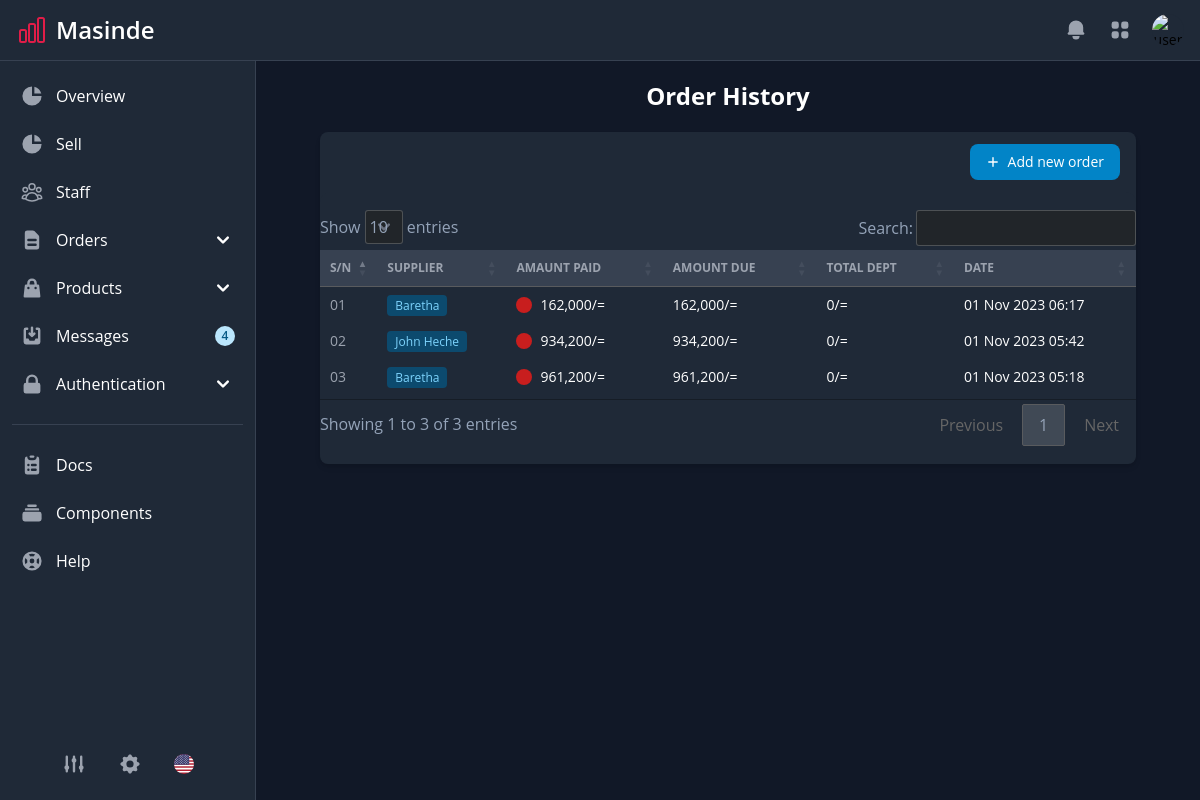
/index.php/purchaseorder/order_history, run on the app's committed database.
### tables this page shows
CREATE TABLE `purchaseorder` (
  `id` varchar(255) NOT NULL,
  `supplierId` int DEFAULT NULL,
  `total` int NOT NULL,
  `paid` int NOT NULL,
  `status` varchar(45) DEFAULT NULL,
  `createdAt` timestamp NULL DEFAULT CURRENT_TIMESTAMP,
  PRIMARY KEY (`id`),
  KEY `po_suplier_fkey_idx` (`supplierId`),
  CONSTRAINT `po_suplier_fkey` FOREIGN KEY (`supplierId`) REFERENCES `suppliers` (`id`) ON DELETE SET NULL ON UPDATE CASCADE
);

CREATE TABLE `suppliers` (
  `id` int NOT NULL AUTO_INCREMENT,
  `name` varchar(100) NOT NULL,
  `phone` int DEFAULT NULL,
  `address` varchar(255) DEFAULT NULL,
  `supplyType` varchar(255) DEFAULT NULL,
  `createdAt` timestamp NULL DEFAULT CURRENT_TIMESTAMP,
  PRIMARY KEY (`id`)
);

### application/controllers/PurchaseOrder.php (called while the page is built, shortened)
<?php
class PurchaseOrder extends CI_Controller
{
    public function order_history()
    {
        $orders = $this->db->select('po.*, s.name as supplier_name')
                ->from('purchaseorder po')
                ->join('suppliers s', 's.id = po.supplierId')
                ->where('po.paid = po.total')
                ->where('po.status', 'complete')
                ->order_by('po.createdAt', 'desc')
                ->get()
                ->result();
        $data = [
            'orders' => $orders,
        ];
        $this->load->view('purchase_orders/order_history', $data);
    }
}

### index.php (called while the page is built, shortened)
<?php
require_once BASEPATH.'core/CodeIgniter.php';

### application/views/purchase_orders/order_history.php (the view, shortened to what this page needs)
<?php include APPPATH . "/views/includes/header.php"?>
<?php include APPPATH . "/views/includes/sidebar.php"?>
<main class="py-4 md:px-4 md:ml-64 h-auto pt-20 ">
      <h3 class="text-2xl font-bold text-center text-white">Order History</h3>
      <section class="bg-gray-50 dark:bg-gray-900 py-3 sm:py-5">
          <div class="px-4 mx-auto max-w-screen-2xl lg:px-12">
              <div class="relative overflow-hidden bg-white shadow-md dark:bg-gray-800 sm:rounded-lg">
                  <div class="flex flex-col px-4 py-3 space-y-3 lg:flex-row lg:items-center lg:justify-between lg:space-y-0 lg:space-x-4">
                      <div class="flex flex-col flex-shrink-0 space-y-3 md:flex-row md:items-center lg:justify-end md:space-y-0 md:space-x-3">
                          <a href="<?= site_url('purchaseorder/create') ?>" class="flex items-center justify-center px-4 py-2 text-sm font-medium text-white rounded-lg bg-sky-700 hover:bg-sky-800 focus:ring-4 focus:ring-sky-300 dark:bg-sky-600 dark:hover:bg-sky-700 focus:outline-none dark:focus:ring-sky-800">
                              <svg class="h-3.5 w-3.5 mr-2" fill="currentColor" viewbox="0 0 20 20" xmlns="http://www.w3.org/2000/svg" aria-hidden="true">
                                  <path clip-rule="evenodd" fill-rule="evenodd" d="M10 3a1 1 0 011 1v5h5a1 1 0 110 2h-5v5a1 1 0 11-2 0v-5H4a1 1 0 110-2h5V4a1 1 0 011-1z" />
                              </svg>
                              Add new order
                          </a>
                      </div>
                  </div>
                  <div class="overflow-x-auto">
                      <table id="example" class="w-full text-sm text-left text-gray-500 dark:text-gray-400">
                          <thead class="text-xs text-gray-700 uppercase bg-gray-50 dark:bg-gray-700 dark:text-gray-400">
                              <tr>
                                  <th scope="col" class="px-4 py-3">S/N</th>
                                  <th scope="col" class="px-4 py-3">SUPPLIER</th>
                                  <th scope="col" class="px-4 py-3">AMAUNT PAID</th>
                                  <th scope="col" class="px-4 py-3">AMOUNT DUE</th>
                                  <th scope="col" class="px-4 py-3">TOTAL DEPT</th>
                                  <th scope="col" class="px-4 py-3">DATE</th>
                              </tr>
                          </thead>
                          <tbody>
                              <?php $rowId = 1 ?>
                              <?php foreach($orders as $order): ?>
                              <tr>
                                  <td class="w-4 px-4 py-3">
                                      <?= $rowId < 10 ? "0".$rowId++ : $rowId++ ?>
                                  </td>
                                  <td class="px-4 py-2">
                                      <span class="bg-sky-100 text-sky-800 text-xs font-medium px-2 py-0.5 rounded dark:bg-sky-900 dark:text-sky-300"><?= $order->supplier_name ?></span>
                                  </td>
                                  <td class="px-4 py-2 font-medium text-gray-900 whitespace-nowrap dark:text-white">
                                      <div class="flex items-center">
                                          <div class="inline-block w-4 h-4 mr-2 bg-red-700 rounded-full"></div>
                                          <?= format_price($order->paid) ?>
                                      </div>
                                  </td>
                                  <td class="px-4 py-2 font-medium text-gray-900 whitespace-nowrap dark:text-white"><?= format_price($order->total) ?></td>
                                  <td class="px-4 py-2 font-medium text-gray-900 whitespace-nowrap dark:text-white"><?= format_price($order->total - $order->paid) ?></td>
                                  <td class="px-4 py-2 font-medium text-gray-900 whitespace-nowrap dark:text-white"><?= format_date($order->createdAt) ?></td>
                              </tr>
                              <?php endforeach; ?>
                          </tbody>
                      </table>
                  </div>
              </div>
          </div>
      </section>
</main>
</div>
<?php include APPPATH . "/views/includes/footer.php"?>

### assets/css/datatable.css (style rules this page uses)
:root { --dt-row-selected: 13, 110, 253; --dt-row-selected-text: 255, 255, 255; --dt-row-selected-link: 9, 10, 11; --dt-row-stripe: 0, 0, 0; --dt-row-hover: 0, 0, 0; --dt-column-ordering: 0, 0, 0; --dt-html-background: white; }
:root.dark { --dt-html-background: rgb(33, 37, 41); }
table.dataTable thead > tr > th.sorting, table.dataTable thead > tr > th.sorting_asc, table.dataTable thead > tr > th.sorting_desc, table.dataTable thead > tr > th.sorting_asc_disabled, table.dataTable thead > tr > th.sorting_desc_disabled, table.dataTable thead > tr > td.sorting, table.dataTable thead > tr > td.sorting_asc, table.dataTable thead > tr > td.sorting_desc, table.dataTable thead > tr > td.sorting_asc_disabled, table.dataTable thead > tr > td.sorting_desc_disabled { cursor: pointer; position: relative; padding-right: 26px; }
table.dataTable thead > tr > th.sorting:before, table.dataTable thead > tr > th.sorting:after, table.dataTable thead > tr > th.sorting_asc:before, table.dataTable thead > tr > th.sorting_asc:after, table.dataTable thead > tr > th.sorting_desc:before, table.dataTable thead > tr > th.sorting_desc:after, table.dataTable thead > tr > th.sorting_asc_disabled:before, table.dataTable thead > tr > th.sorting_asc_disabled:after, table.dataTable thead > tr > th.sorting_desc_disabled:before, table.dataTable thead > tr > th.sorting_desc_disabled:after, table.dataTable thead > tr > td.sorting:before, table.dataTable thead > tr > td.sorting:after, table.dataTable thead > tr > td.sorting_asc:before, table.dataTable thead > tr > td.sorting_asc:after, table.dataTable thead > tr > td.sorting_desc:before, table.dataTable thead > tr > td.sorting_desc:after, table.dataTable thead > tr > td.sorting_asc_disabled:before, table.dataTable thead > tr > td.sorting_asc_disabled:after, table.dataTable thead > tr > td.sorting_desc_disabled:before, table.dataTable thead > tr > td.sorting_desc_disabled:after { position: absolute; display: block; opacity: 0.125; right: 10px; line-height: 9px; font-size: 0.8em; }
table.dataTable thead > tr > th.sorting:before, table.dataTable thead > tr > th.sorting_asc:before, table.dataTable thead > tr > th.sorting_desc:before, table.dataTable thead > tr > th.sorting_asc_disabled:before, table.dataTable thead > tr > th.sorting_desc_disabled:before, table.dataTable thead > tr > td.sorting:before, table.dataTable thead > tr > td.sorting_asc:before, table.dataTable thead > tr > td.sorting_desc:before, table.dataTable thead > tr > td.sorting_asc_disabled:before, table.dataTable thead > tr > td.sorting_desc_disabled:before { bottom: 50%; content: "▲"; content: "▲"/""; }
table.dataTable thead > tr > th.sorting:after, table.dataTable thead > tr > th.sorting_asc:after, table.dataTable thead > tr > th.sorting_desc:after, table.dataTable thead > tr > th.sorting_asc_disabled:after, table.dataTable thead > tr > th.sorting_desc_disabled:after, table.dataTable thead > tr > td.sorting:after, table.dataTable thead > tr > td.sorting_asc:after, table.dataTable thead > tr > td.sorting_desc:after, table.dataTable thead > tr > td.sorting_asc_disabled:after, table.dataTable thead > tr > td.sorting_desc_disabled:after { top: 50%; content: "▼"; content: "▼"/""; }
table.dataTable thead > tr > th.sorting_asc:before, table.dataTable thead > tr > th.sorting_desc:after, table.dataTable thead > tr > td.sorting_asc:before, table.dataTable thead > tr > td.sorting_desc:after { opacity: 0.6; }
table.dataTable thead th, table.dataTable thead td, table.dataTable tfoot th, table.dataTable tfoot td { text-align: left; }
table.dataTable { width: 100%; margin: 0 auto; clear: both; border-collapse: separate; border-spacing: 0; }
table.dataTable thead th, table.dataTable tfoot th { font-weight: bold; }
table.dataTable > thead > tr > th, table.dataTable > thead > tr > td { padding: 10px; border-bottom: 1px solid rgba(0, 0, 0, 0.3); }
table.dataTable tbody tr { background-color: transparent; }
table.dataTable tbody th, table.dataTable tbody td { padding: 8px 10px; }
table.dataTable.no-footer { border-bottom: 1px solid rgba(0, 0, 0, 0.3); }
table.dataTable th, table.dataTable td { box-sizing: content-box; }
html.dark { --dt-row-hover: 255, 255, 255; --dt-row-stripe: 255, 255, 255; --dt-column-ordering: 255, 255, 255; }
html.dark table.dataTable > thead > tr > th, html.dark table.dataTable > thead > tr > td { border-bottom: 1px solid rgb(89, 91, 94); }

### application/views/includes/header.php (style rules this page uses)
.dataTables_wrapper table { padding: 4px 0; }

### data on the page
purchaseorder: supplierId.name "Baretha", paid "162,000/=", total "162,000/=", format_price($order->total - $order->paid) "0/=", createdAt "01 Nov 2023 06:17"
purchaseorder: supplierId.name "John Heche", paid "934,200/=", total "934,200/=", format_price($order->total - $order->paid) "0/=", createdAt "01 Nov 2023 05:42"
purchaseorder: supplierId.name "Baretha", paid "961,200/=", total "961,200/=", format_price($order->total - $order->paid) "0/=", createdAt "01 Nov 2023 05:18"
